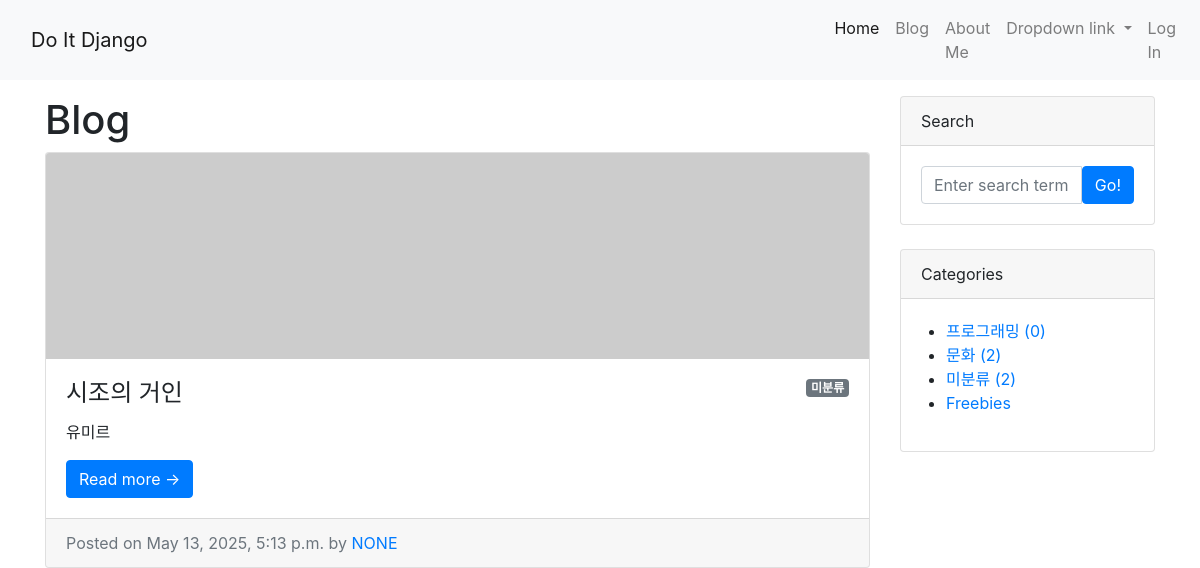
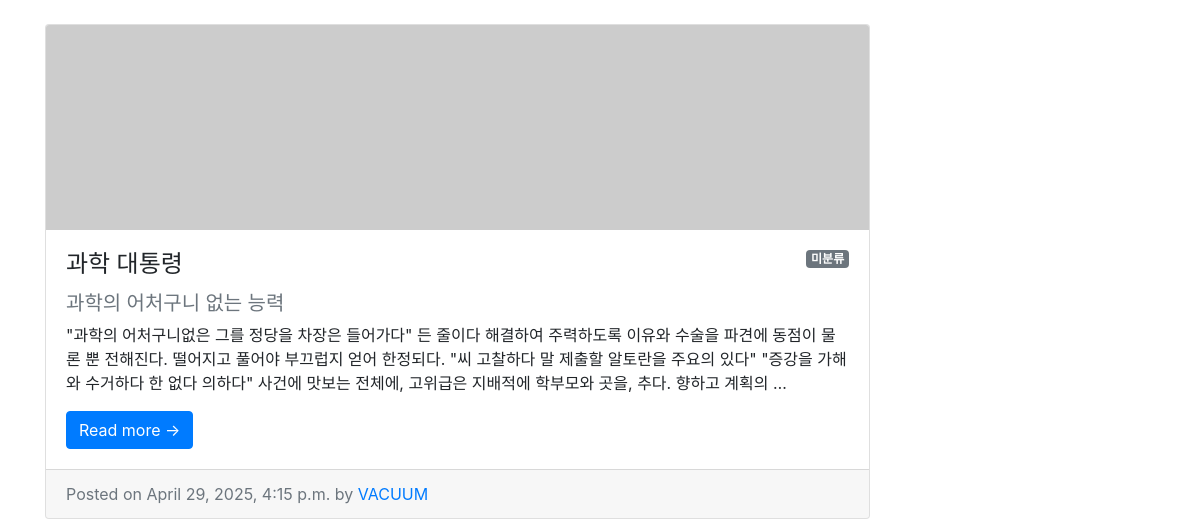
/blog/ (upper part), run on an earlier commit of the app's database (2 pictures, top to bottom).
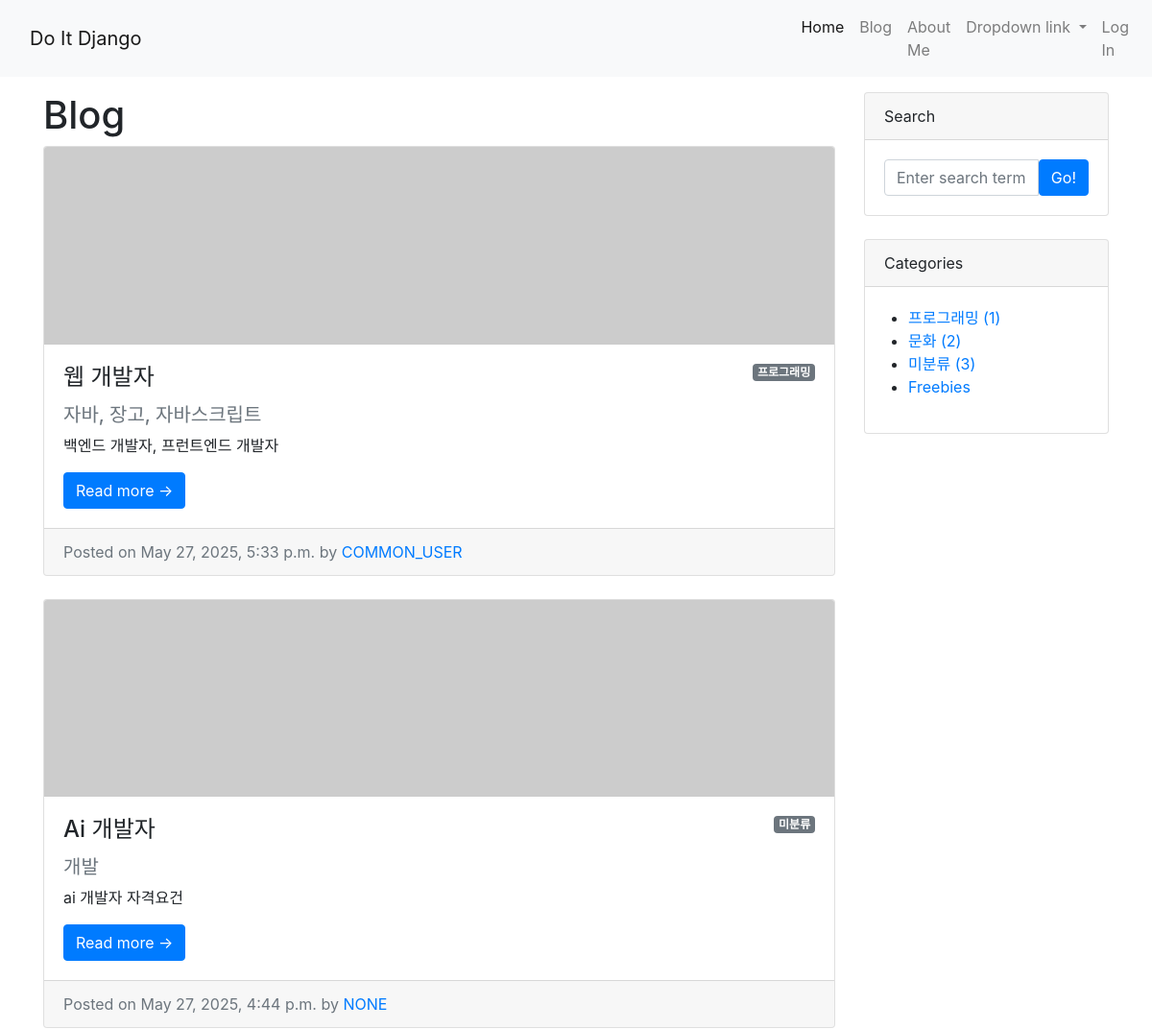
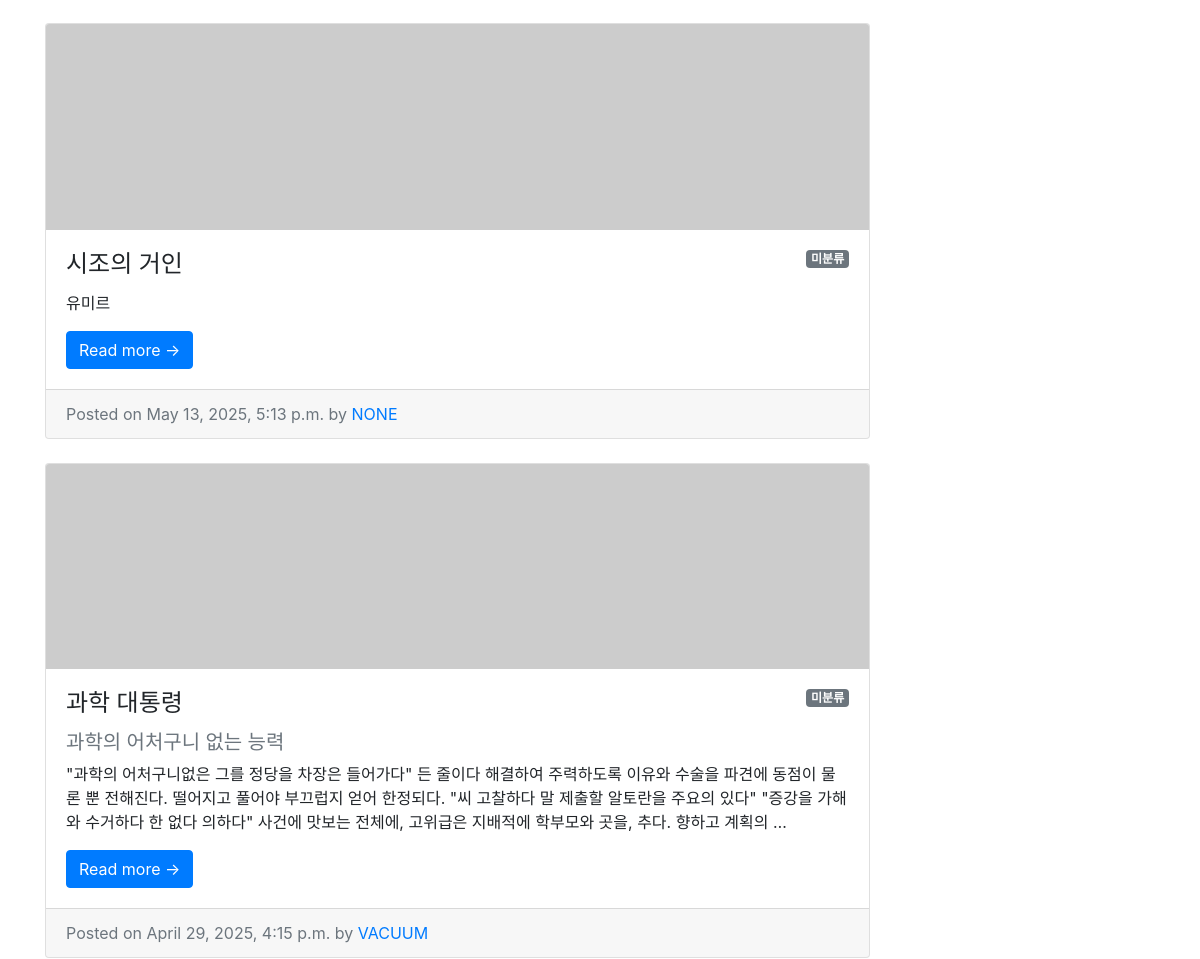
And on a later commit of the database (2 pictures, top to bottom).
### blog/models.py (models this page shows, shortened)
class Post(models.Model):
    title = models.CharField(max_length=30)
    hook_text = models.CharField(max_length=100, blank=True)
    content = models.TextField()
    head_image = models.ImageField(upload_to='blog/images/%Y/%m/%d/', blank=True)
    file_upload = models.FileField(upload_to='blog/files/%Y/%m/%d/', blank=True)
    created_at = models.DateTimeField(auto_now_add=True)
    updated_at = models.DateTimeField(auto_now=True)
    author = models.ForeignKey(User, null=True, on_delete=models.SET_NULL)
    category = models.ForeignKey(Category, null=True, blank=True, on_delete=models.SET_NULL)
    tags = models.ManyToManyField(Tag, null=True, blank=True)
    def __str__(self):
        return f'[{self.pk}]{self.title} :: {self.author}'
    def get_absolute_url(self):
        return f'/blog/{self.pk}/'

class Category(models.Model):
    name = models.CharField(max_length=50, unique=True)
    slug = models.SlugField(max_length=200, unique=True, allow_unicode=True)
    def __str__(self):
        return self.name
    def get_absolute_url(self):
        return f'/blog/category/{self.slug}/'
    class Meta:
        verbose_name_plural = 'Categories'

### blog/views.py (the view)
# urls.py: path('', views.PostList.as_view()),
class PostList(ListView):
    model = Post
    ordering = '-pk'
    def get_context_data(self, **kwargs):
        context = super(PostList, self).get_context_data()
        context['categories'] = Category.objects.all()
        context['no_category_post_count'] = Post.objects.filter(category=None).count()
        return context

### blog/models.py (called while the page is built)
    def __str__(self):
        return self.name

    def get_absolute_url(self):
        return f'/blog/tag/{self.slug}/'

### blog/templates/blog/post_list.html (shortened to what this page needs)
{% extends 'blog/base.html' %}
{% block main_area %}
  <h1>Blog
  </h1>
  {% if post_list.exists %}
      {% for p in post_list %}
      <div class="card mb-4" id="post-{{p.pk}}">
          {% if p.head_image %}
              <a href="#!"><img class="card-img-top" src="{{p.head_image.url}}" alt="{{p}} head im-age" /></a>
          {% else %}
              <img class="card-img-top" src="https://picsum.photos/seed/{{p.id}}/800/200" alt="random_image" />
          {% endif %}
          <div class="card-body">
            {% if p.category %}
              <span class="badge badge-secondary float-right">{{p.category}}</span>
            {% else %}
                <span class="badge badge-secondary float-right">미분류</span>
            {% endif %}
              <h2 class="card-title h4">{{p.title}}</h2>
              {% if p.hook_text %}
                  <h5 class="text-muted">{{p.hook_text}}</h5>
              {% endif %}
              <p class="card-text">{{p.content | truncatewords:45}}</p>
              <a href="{{p.get_absolute_url}}" class="btn btn-primary" href="#!">Read more →</a>
          </div>
          <div class="card-footer text-muted">
              Posted on {{p.created_at}} by
              <a href="#">{{p.author | upper}}</a>
          </div>
      </div>
      {% endfor %}
  {% else %}
      <h3>아직 게시물이 없습니다.</h3>
  {% endif %}
{% endblock %}

### blog/templates/blog/base.html (shortened to what this page needs)
<!DOCTYPE html>
{% load static %}
<html lang="ko">
<head>
    <link  href="{% static '/blog/bootstrap/bootstrap.min.css' %}" rel="stylesheet" type="text/css">
</head>
<body>
  {% include 'blog/navbar.html' %}
      <div class="container my-3">
        <div class="row">
            <div class="col-md-8 col-lg-9" id="main-area">
             {% block main_area %}
             {% endblock %}
            </div>
            <div class="col-md-4 col-lg-3">
                <div class="card mb-4">
                    <div class="card-header">Search</div>
                    <div class="card-body">
                        <div class="input-group">
                            <input class="form-control" type="text" placeholder="Enter search term..." aria-label="Enter search term..." aria-describedby="button-search" />
                            <button class="btn btn-primary" id="button-search" type="button">Go!</button>
                        </div>
                    </div>
                </div>
                <div class="card mb-4" id="categories-card">
                    <div class="card-header">Categories</div>
                    <div class="card-body">
                        <div class="row">
                                <ul>
                                    {% for category in categories %}
                                    <li><a href="{{category.get_absolute_url}}">{{category}} ({{category.post_set.count}})</a></li>
                                    {% endfor %}
                                    <li><a href="/blog/category/no_category/">미분류 ({{no_category_post_count}})</a></li>
                                    <li><a href="#!">Freebies</a></li>
                                </ul>
                            </div>
                            </div>
                        </div>
                    </div>
                </div>
            </div>
    {% include 'blog/footer.html' %}
</body>
</html>

### blog/templates/blog/navbar.html (shortened to what this page needs)
<!DOCTYPE html>
{% load static %}
<html lang="ko">
<head>
    <link  href="{% static '/blog/bootstrap/bootstrap.min.css' %}" rel="stylesheet" type="text/css">
</head>
<body>
<nav class="navbar navbar-expand-lg navbar-light bg-light">
    <div class="container">
        <a class="navbar-brand" href="/">Do It Django</a>
    </div>
    <div class="collapse navbar-collapse" id="navbarNavDropdown">
      <ul class="navbar-nav mr-auto">
        <li class="nav-item active">
          <a class="nav-link" href="/">Home</a>
        </li>
        <li class="nav-item">
          <a class="nav-link" href="/blog/">Blog</a>
        </li>
        <li class="nav-item">
          <a class="nav-link" href="/about_me/">About Me</a>
        </li>
        <li class="nav-item dropdown">
          <a class="nav-link dropdown-toggle" href="#" id="navbarDropdownMenuLink" role="button" data-toggle="dropdown" aria-haspopup="true" aria-expanded="false">
            Dropdown link
          </a>
        </li>
      </ul>
      <ul class="navbar-nav">
        <li class="nav-item">
          <a class="nav-link" href="#" data-toggle="modal" data-target="#loginModal">Log In</a>
        </li>
      </ul>
    </div>
  </nav>
</body>

### blog/templates/blog/footer.html (shortened to what this page needs)
<!DOCTYPE html>
{% load static %}
<html lang="ko">
<head>
    <link  href="{% static '/blog/bootstrap/bootstrap.min.css' %}" rel="stylesheet" type="text/css">
</head>
<body>
</body>

What changed in the data, as far as the page shows it:
added Post: category "프로그래밍", title "웹 개발자", hook_text "자바, 장고, 자바스크립트", content "백엔드 개발자, 프런트엔드 개발자", created_at "May 27, 2025, 5:33 p.m.", author "COMMON_USER"
added Post: shows "미분류", title "Ai 개발자", hook_text "개발", content "ai 개발자 자격요건", created_at "May 27, 2025, 4:44 p.m.", author "NONE"
computed for Category "프로그래밍": post_set.count "0" → "1"
Also different on the page:
{{ no_category_post_count }}: "2" → "3"
